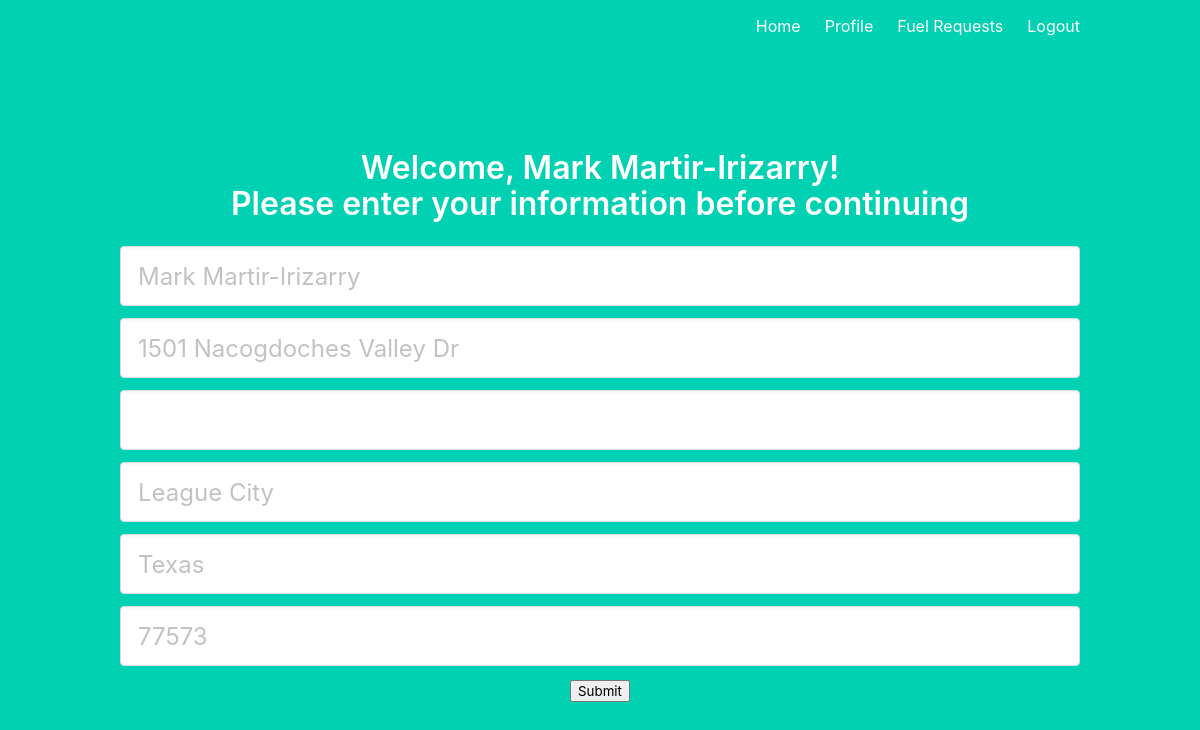
Page /profile (signed in) on the earlier database version.
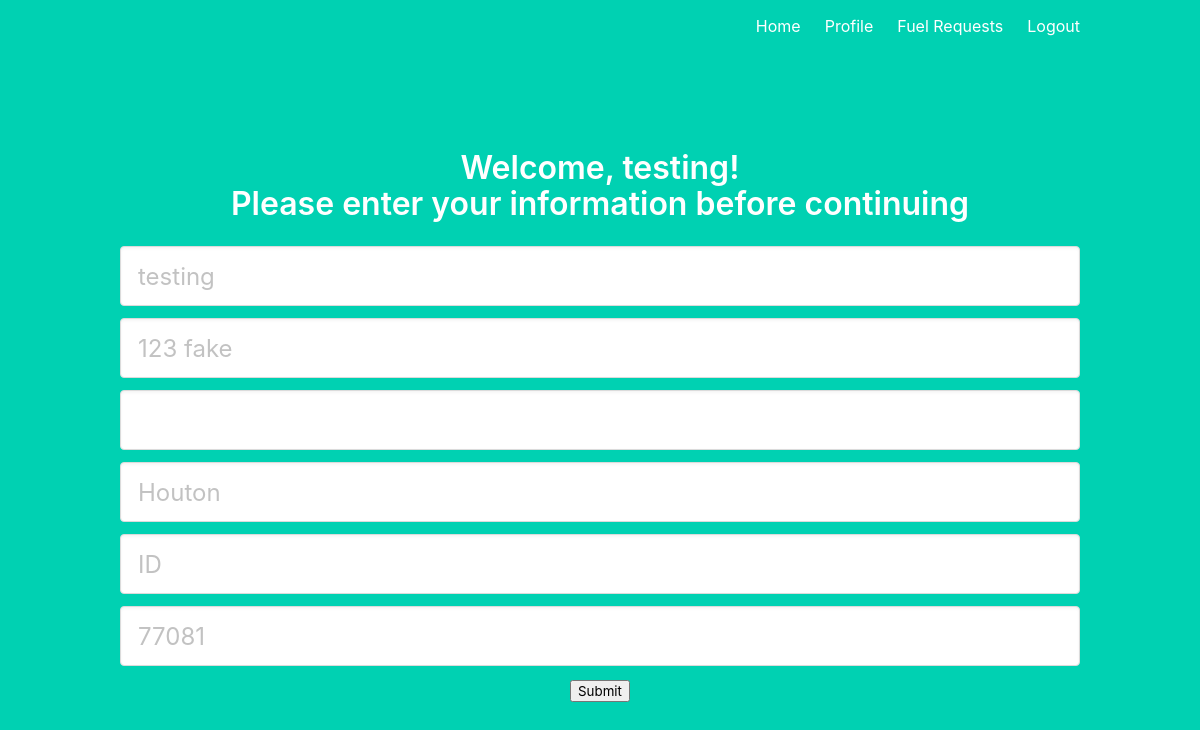
Same page on the later database version.
### models.py (models this page shows)
class User(UserMixin, db.Model):
    id = db.Column(db.Integer, primary_key=True) # primary keys are required by SQLAlchemy
    username = db.Column(db.String(100))
    password = db.Column(db.String(100))
    name = db.Column(db.String(1000))
    Address_1=db.Column(db.String(1000))
    Address_2 = db.Column(db.String(1000))
    City= db.Column(db.String(1000))
    State=db.Column(db.String(2))
    Zip = db.Column(db.String(9))

### main.py (the view)
@main.route('/profile')
@login_required
def profile():
    message="Please enter your information before continuing"
    return render_template('profile.html', name=current_user.name, Address_1=current_user.Address_1,
                           Address_2=current_user.Address_2,City=current_user.City,State=current_user.State,
                           Zip=current_user.Zip,message=message)

### __init__.py (called while the page is built)
def create_app():
    app = Flask(__name__)
    app.config['SECRET_KEY'] = '9OLWxND4o83j4K4iuopO'
    app.config['SQLALCHEMY_DATABASE_URI'] = 'sqlite:///db.sqlite'
    db.init_app(app)
    login_manager = LoginManager()
    login_manager.login_view = 'auth.login'
    login_manager.init_app(app)
    from .models import User
    @login_manager.user_loader
    def load_user(user_id):
        return User.query.get(int(user_id))
    from .auth import auth as auth_blueprint
    app.register_blueprint(auth_blueprint)
    from .main import main as main_blueprint
    app.register_blueprint(main_blueprint)
    return app

### templates/profile.html (shortened to what the changed rows need)
{% extends "base.html" %}
{% block content %}
<h1 class="title">
  Welcome, {{ name }}!<br>
	{{message}}
</h1>
<section>
<form method="POST" action="/profile">
            <div class="field">
                <div class="control">
                    <input class="input is-large" type="name" name="name" placeholder= "{{name}}" autofocus="">
                </div>
            </div>
			{% if Address_1 is none %}
        		<div class="field">
             	   <div class="control">
                	    <input class="input is-large" type="text" name="Address1" placeholder="Address 1">
               	 </div>
				</div>
    		{% else %}
        		<div class="field">
             	   <div class="control">
                	    <input class="input is-large" type="text" name="Address1" placeholder="{{Address_1}}">
               	 </div>
				</div>
			{% endif %}
			{% if City is none %}
        	<div class="field">
                <div class="control">
                    <input class="input is-large" type="text" name="city" placeholder="City">
                </div>
            </div>
    		{% else %}
        	<div class="field">
                <div class="control">
                    <input class="input is-large" type="text" name="city" placeholder="{{City}}">
                </div>
            </div>
			{% endif %}
			{% if State is none %}
        	<div class="field">
                <div class="control">
                    <input list="State" class="input is-large" type="text" name="State" placeholder="State">
                      <datalist id="State">
  <option value="AL">AL</option>
	<option value="AK">AK</option>
	<option value="AZ">AZ</option>
	<option value="AR">AR</option>
	<option value="CA">CA</option>
	<option value="CO">CO</option>
	<option value="CT">CT</option>
	<option value="DE">DE</option>
	<option value="DC">DC</option>
	<option value="FL">FL</option>
	<option value="GA">GA</option>
	<option value="HI">HI</option>
	<option value="ID">ID</option>
	<option value="IL">IL</option>
	<option value="IN">IN</option>
	<option value="IA">IA</option>
	<option value="KS">KS</option>
	<option value="KY">KY</option>
	<option value="LA">LA</option>
	<option value="ME">ME</option>
	<option value="MD">MD</option>
	<option value="MA">MA</option>
	<option value="MI">MI</option>
	<option value="MN">MN</option>
	<option value="MS">MS</option>
	<option value="MO">MO</option>
	<option value="MT">MT</option>
	<option value="NE">NE</option>
	<option value="NV">NV</option>
	<option value="NH">NH</option>
	<option value="NJ">NJ</option>
	<option value="NM">NM</option>
	<option value="NY">NY</option>
	<option value="NC">NC</option>
	<option value="ND">ND</option>
	<option value="OH">OH</option>
	<option value="OK">OK</option>
	<option value="OR">OR</option>
	<option value="PA">PA</option>
	<option value="RI">RI</option>
	<option value="SC">SC</option>
	<option value="SD">SD</option>
	<option value="TN">TN</option>
	<option value="TX">TX</option>
	<option value="UT">UT</option>
	<option value="VT">VT</option>
	<option value="VA">VA</option>
	<option value="WA">WA</option>
	<option value="WV">WV</option>
	<option value="WI">WI</option>
	<option value="WY">WY</option>
                    </datalist>
					</div>
            </div>
    		{% else %}
        	<div class="field">
                <div class="control">
                    <input list="State" class="input is-large" type="text" name="State" placeholder="{{State}}">
					</div>
            </div>
			{% endif %}
	{% if Zip is none %}
        	<div class="field">
                <div class="control">
                    <input class="input is-large" type="text" name="ZipCode" placeholder="Zipcode">
                </div>
	</div>
    		{% else %}
        	<div class="field">
                <div class="control">
                    <input class="input is-large" type="text" name="ZipCode" placeholder="{{Zip}}">
                </div>
	</div>
			{% endif %}
            </form>
</section>
{% endblock %}

Differences in the rows shown:
changed User: name "Mark Martir-Irizarry" → "testing"; Address1 "1501 Nacogdoches Valley Dr" → "123 fake"; city "League City" → "Houton"; State "Texas" → "ID"; ZipCode "77573" → "77081"
